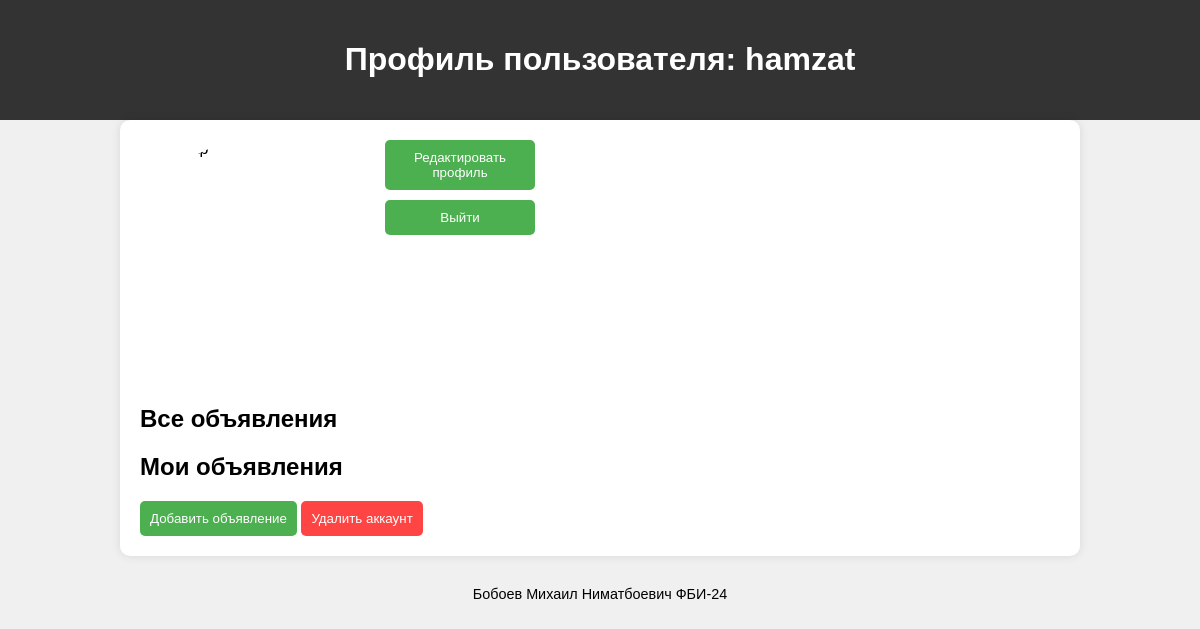
The page /profile (signed in) on the database as committed earlier.
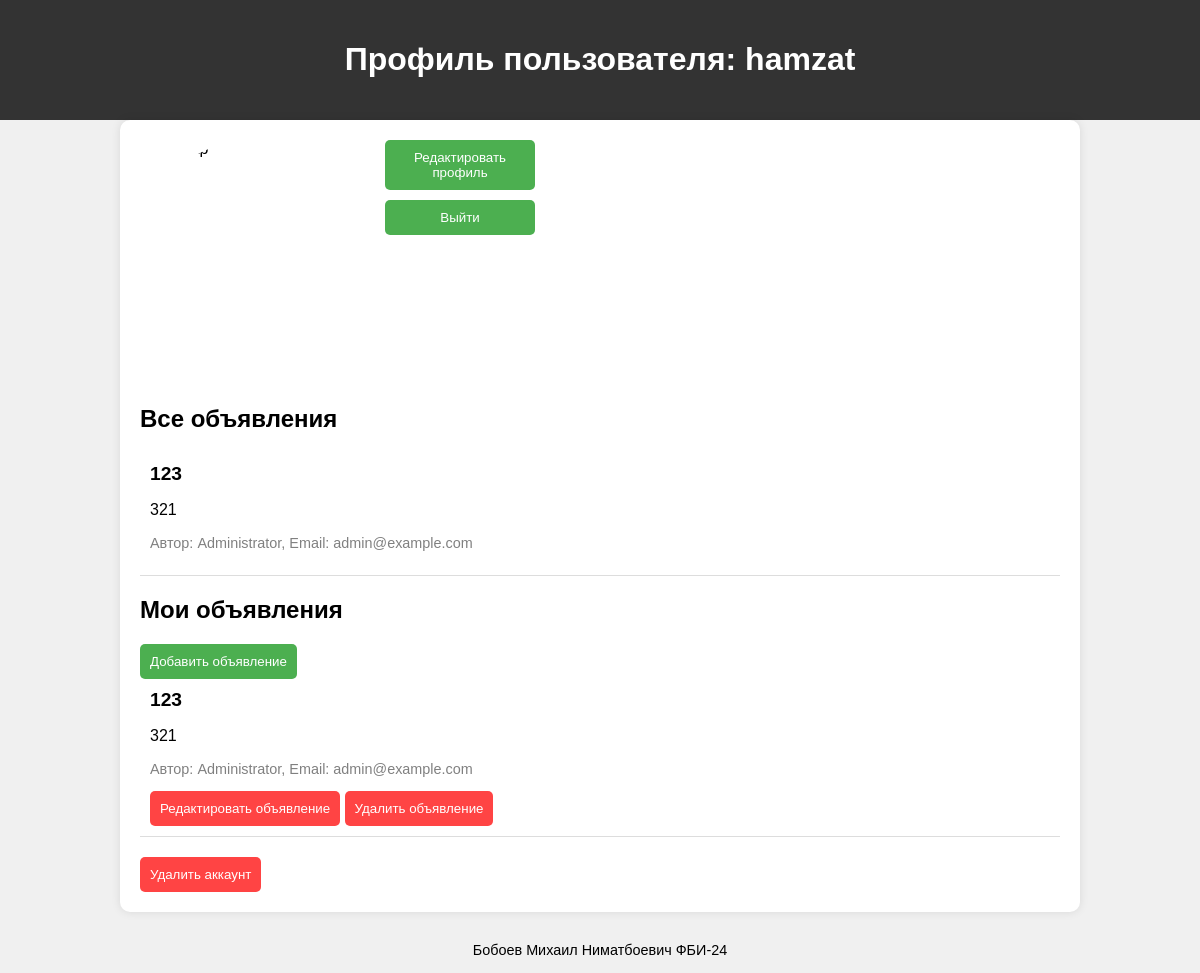
The same page on the database as committed later.
### tables this page shows
CREATE TABLE users (
    id INTEGER PRIMARY KEY AUTOINCREMENT,
    username TEXT UNIQUE NOT NULL CHECK(length(username) > 0),
    password TEXT NOT NULL CHECK(length(password) > 0),
    name TEXT NOT NULL,
    email TEXT UNIQUE NOT NULL,
    avatar TEXT,
    about TEXT,
    is_admin INTEGER DEFAULT 0 CHECK(is_admin IN (0, 1))
);

CREATE TABLE posts (
    id INTEGER PRIMARY KEY AUTOINCREMENT,
    title TEXT NOT NULL CHECK(length(title) > 0),
    content TEXT NOT NULL CHECK(length(content) > 0),
    user_id INTEGER NOT NULL,
    FOREIGN KEY(user_id) REFERENCES users(id) ON DELETE CASCADE
);

### app.py (the view)
@app.route('/profile')
def profile():
    conn = get_db_connection()
    user = conn.execute('SELECT * FROM users WHERE username = ?', (session['username'],)).fetchone()
    all_posts = conn.execute('''
        SELECT posts.title, posts.content, users.name AS author_name, users.email AS author_email
        FROM posts
        INNER JOIN users ON posts.user_id = users.id
    ''').fetchall()
    posts = conn.execute('SELECT * FROM posts WHERE user_id = ?', (user['id'],)).fetchall()
    conn.close()
    user_info = {
        'id': user['id'],
        'username': user['username'],
        'password': user['password'],
        'name': user['name'],
        'email': user['email'],
        'about': user['about'],
        'avatar': user['avatar'] if user['avatar'] else 'default_avatar.png',
        'is_admin': user['is_admin']
    }
    return render_template('profile.html', user=user_info, posts=posts, all_posts=all_posts)

### app.py (called while the page is built)
def get_db_connection():
    conn = sqlite3.connect(DATABASE)
    conn.row_factory = sqlite3.Row
    return conn

### templates/profile.html (shortened to what this page needs)
<!DOCTYPE html>
<html lang="ru">
<head>
</head>
<body>
    <header>
        <h1>Профиль пользователя: {{ user['username'] }}</h1>
    </header>
    <div class="container">
        <div class="board">
            <div class="profile-section">
                <img src="{{ url_for('static', filename='avatars/' + user['avatar']) }}" alt="Аватар" class="avatar">
                <div class="profile-buttons">
                    <button onclick="location.href='{{ url_for('edit_profile') }}'" class="btn-green">Редактировать профиль</button>
                    <button onclick="location.href='{{ url_for('logout') }}'" class="btn-red">Выйти</button>
                </div>
            </div>
            <h2>Все объявления</h2>
            {% for post in all_posts %}
            <div class="announcement">
                <div class="title">{{ post.title }}</div>
                <p>{{ post.content }}</p>
                <p class="email">Автор: {{ post.author_name }}, Email: {{ post.author_email }}</p>
            </div>
            {% endfor %}
            <h2>Мои объявления</h2>
            <button onclick="location.href='{{ url_for('add_post') }}'" class="btn-green">Добавить объявление</button>
            {% for post in posts %}
            <div class="announcement">
                <div class="title">{{ post.title }}</div>
                <p>{{ post.content }}</p>
                <p class="email">Автор: {{ user['name'] }}, Email: {{ user['email'] }}</p>
                <button onclick="location.href='{{ url_for('edit_post', post_id=post['id']) }}'" class="btn-red">Редактировать объявление</button>
                <button onclick="deletePost({{ post['id'] }})" class="btn-red">Удалить объявление</button>
            </div>
            {% endfor %}
            <button onclick="deleteAccount()" class="btn-red">Удалить аккаунт</button>
        </div>
    </div>
    <footer>
        <p>Бобоев Михаил Ниматбоевич ФБИ-24</p>
    </footer>
</body>
</html>

Rows that differ between the two databases and show on the page:
added posts: title "123", content "321", author_name "Administrator", author_email "admin@example.com", {{ user['name'] }} "Administrator", {{ user['email'] }} "admin@example.com"
